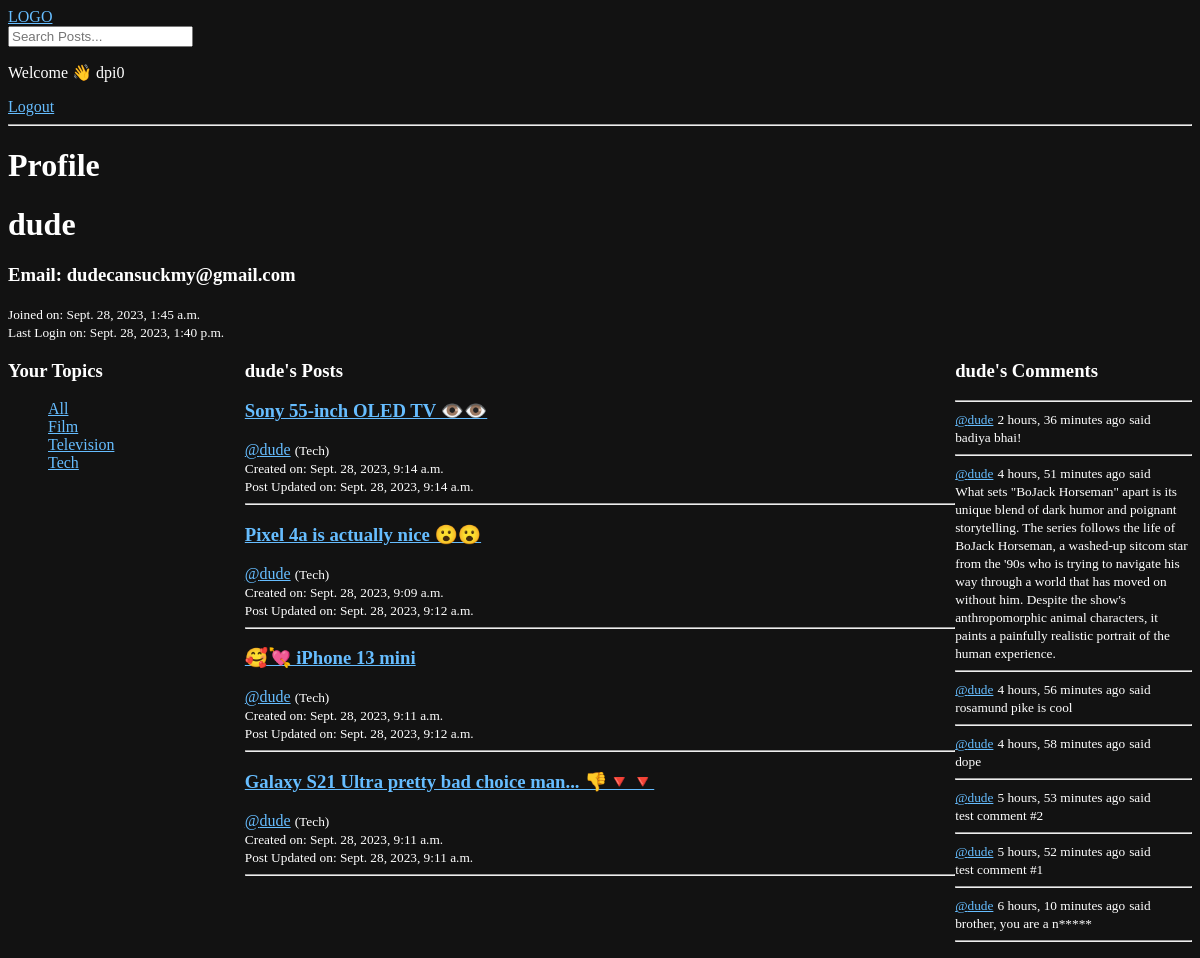
/user/dude/ (signed in), run on the app's committed database.
### main_app/models.py (models this page shows, shortened)
class Topic(models.Model):
    title = models.CharField(max_length=255)
    def __str__(self):
        return self.title

class Post(models.Model):
    owner = models.ForeignKey(User, on_delete=models.SET_NULL, null=True)
    topic = models.ForeignKey(Topic, on_delete=models.SET_NULL, null=True)
    title = models.CharField(max_length=255)
    content = models.TextField(null=True, blank=True)
    created_at = models.DateTimeField(default=timezone.now)
    updated_at = models.DateTimeField(auto_now=True)
    class Meta:
        ordering = ["-updated_at", "-created_at"]

class Comment(models.Model):
    owner = models.ForeignKey(User, on_delete=models.SET_NULL, null=True)
    post = models.ForeignKey(Post, on_delete=models.CASCADE)
    content = models.TextField(null=True, blank=True)
    created_at = models.DateTimeField(default=timezone.now)
    updated_at = models.DateTimeField(auto_now=True)
    class Meta:
        ordering = ["-updated_at", "-created_at"]

### main_app/views_drivers/views_user_profile.py (the view)
# urls.py: path("user/<str:username>/", user_profile, name="profile"),
def user_profile(request, username):
    query_param = (
        request.GET.get("q") if request.GET.get("q") is not None else ""
    )
    user = User.objects.get(username=username)
    posts = user.post_set.all()
    post_comments = user.comment_set.all()
    topics = Topic.objects.all()
    context = {
        "user": user,
        "posts": posts,
        "post_comments": post_comments,
        "topics": topics,
    }
    return render(request, "main_app/profile.html", context)

### main_app/templates/main_app/profile.html (shortened to what this page needs)
{% extends "base.html" %} {%block content%}
<h1>Profile</h1>
<h1>{{ user.username }}</h1>
<h3>Email: {{ user.email }}</h3>
<small>Joined on: {{ user.date_joined }}</small>
<br>
<small>Last Login on: {{ user.last_login }}</small>
<div class="profile-container">
    <div>
        <h3>Your Topics</h3>
        {% include 'main_app/drivers/topics_driver.html' %}
    </div>
    <div>
        <h3>{{user.username}}'s Posts</h3>
        {% include 'main_app/drivers/home_feed_driver.html' %}
    </div>
    <div>
        <h3>{{user.username}}'s Comments</h3>
        {% include 'main_app/drivers/activity_driver.html' %}
    </div>
</div>
{% endblock content%}

### templates/navbar.html
<a href="/">LOGO</a>
<div>
    <form method="GET" action="{% url 'home' %}">
        <input type="text" name="q" placeholder="Search Posts...">
    </form>
</div>
<div>
    {% if request.user.is_authenticated %}
    <p>Welcome 👋 {{request.user}}</p>
    <a href="{% url 'logout' %}">Logout</a>
    {% else %}
    <a href="{% url 'login' %}">Login</a>
    {% endif %}
</div>
<hr>

### main_app/templates/main_app/drivers/topics_driver.html
<ul>
    <div>
        <a href="{% url 'home' %}">All</a>
    </div>
    {% for topic in topics %}
    <div>
        <a href="{% url 'home' %}?q={{topic.title}}">{{ topic.title }}</a>
    </div>
    {% endfor %}
</ul>

### main_app/templates/main_app/drivers/home_feed_driver.html (shortened to what this page needs)
<div>
    {% for post in posts %}
    <div>
        <h3><a href="{% url 'post' post.id %}">{{ post.title }}</a></h3>
        <a href="{% url 'profile' post.owner.username %}">@{{ post.owner.username }}</a>
        <small>({{ post.topic }})</small>
        <br>
        <small>Created on: {{ post.created_at }}</small>
        <br>
        <small>Post Updated on: {{ post.updated_at }}</small>
    </div>
    <hr>
    {% endfor %}
</div>

### main_app/templates/main_app/drivers/activity_driver.html
<hr>
{% for comment in post_comments %}
<div>
    <small><a href="{% url 'profile' comment.owner.username %}">@{{ comment.owner }}</a></small>
    <small>{{ comment.created_at|timesince }} ago</small>
    <small>said</small>
    <br>
    <small>{{ comment.content }}</small>
    <hr>
</div>
{% endfor %}

### static/styles/main.css (style rules this page uses)
body { background-color: #121212; color: white; }
a { color: rgb(102, 189, 255); }

### main_app/templates/main_app/profile.html (style rules this page uses)
.profile-container { display: grid; grid-template-columns: 1fr 3fr 1fr; }

### data on the page
Topic: title "Film"
Topic: title "Television"
Topic: title "Tech"
Post: title "Sony 55-inch OLED TV 👁️👁️", owner.username "dude", topic "Tech", created_at "Sept. 28, 2023, 9:14 a.m.", updated_at "Sept. 28, 2023, 9:14 a.m."
Post: title "Pixel 4a is actually nice 😮😮", owner.username "dude", topic "Tech", created_at "Sept. 28, 2023, 9:09 a.m.", updated_at "Sept. 28, 2023, 9:12 a.m."
Post: title "🥰💘 iPhone 13 mini", owner.username "dude", topic "Tech", created_at "Sept. 28, 2023, 9:11 a.m.", updated_at "Sept. 28, 2023, 9:12 a.m."
Post: title "Galaxy S21 Ultra pretty bad choice man... 👎🔻🔻", owner.username "dude", topic "Tech", created_at "Sept. 28, 2023, 9:11 a.m.", updated_at "Sept. 28, 2023, 9:11 a.m."
Comment: owner "dude", created_at "2 hours, 36 minutes", content "badiya bhai!"
Comment: owner "dude", created_at "4 hours, 51 minutes", content "What sets \"BoJack Horseman\" apart is its unique blend of dark humor and poignant storytelling. The series follows the life of BoJack Horseman, a washed-up sitcom star from the '90s who is trying to navigate his way through a world that has moved on without him. Despite the show's anthropomorphic animal characters, it paints a painfully realistic portrait of the human experience."
Comment: owner "dude", created_at "4 hours, 56 minutes", content "rosamund pike is cool"
Comment: owner "dude", created_at "4 hours, 58 minutes", content "dope"
Comment: owner "dude", created_at "5 hours, 53 minutes", content "test comment #2"
Comment: owner "dude", created_at "5 hours, 52 minutes", content "test comment #1"
Comment: owner "dude", created_at "6 hours, 10 minutes", content "brother, you are a n*****"

### other printed values
{{ request.user }} "dpi0"
{{ user.username }} "dude"
{{ user.email }} "dudecansuckmy@gmail.com"
{{ user.date_joined }} "Sept. 28, 2023, 1:45 a.m."
{{ user.last_login }} "Sept. 28, 2023, 1:40 p.m."
